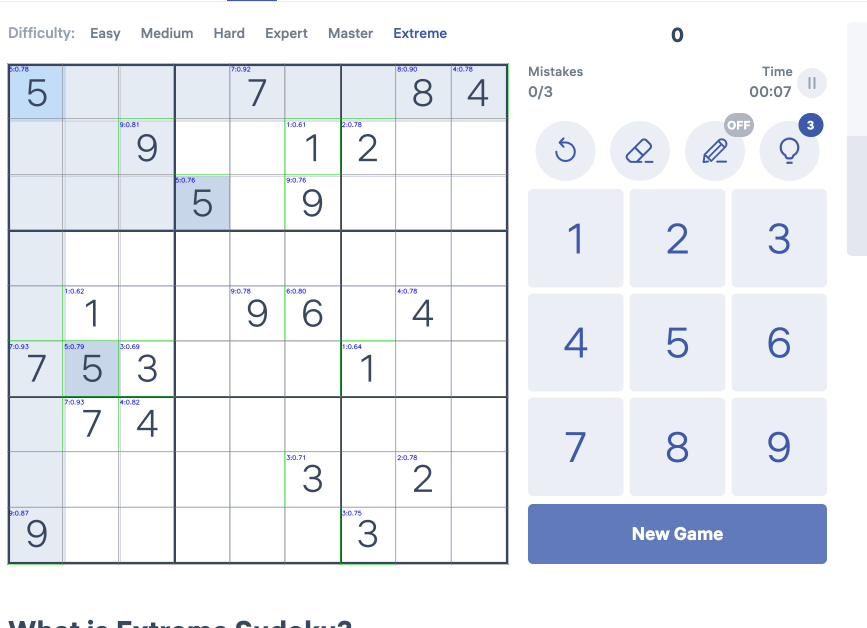
#> input picture debug.png, 1734 x 1256 px (shown at 1/2 size)
$ python -i tesseract.py   (imports and definitions only)
#> lines starting #> are read from the running program, lines starting #| are printed output that depends on the picture; after the words box and inside, x2 and y2 are one past the last pixel; in counts of white or black regions, pixels touching at a corner belong together
from __future__ import annotations

from functools import lru_cache
import shutil
import subprocess
import tempfile
from pathlib import Path
from typing import Dict, List, Optional, Tuple

import cv2
import numpy as np


EMPTY_INK_THRESHOLD = 0.012
MIN_CONFIDENCE = 28.0


# [26 lines left out: functions _has_tesseract, _resolve_tesseract_binary, not called in this run]


def _prepare_cell(cell_image: np.ndarray, adaptive: bool = False, crop_ratio: float = 0.08) -> np.ndarray:
#> called with adaptive = False, crop_ratio = 0.08
    gray = cv2.cvtColor(cell_image, cv2.COLOR_RGB2GRAY)
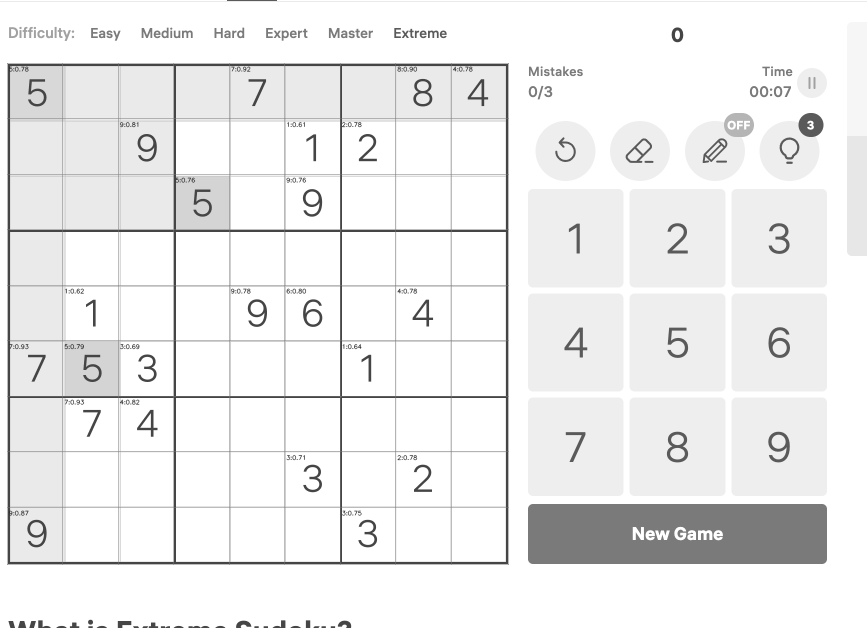
#> gray: shape (1256, 1734) (shown at 1/2 size); min 36, max 255, mean 237.3
    h, w = gray.shape
#> h = 1256; w = 1734
    py = max(0, int(h * crop_ratio))
#> py = 100
    px = max(0, int(w * crop_ratio))
#> px = 138
    roi = gray[py : h - py, px : w - px]
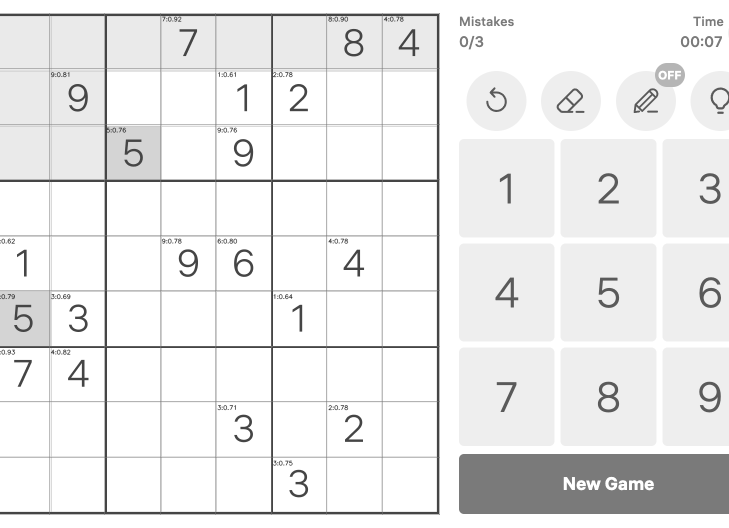
#> roi: shape (1056, 1458) (shown at 1/2 size); min 36, max 255, mean 235.3
    if roi.size == 0:
        roi = gray

    roi = cv2.GaussianBlur(roi, (3, 3), 0)
    if adaptive:
        block = 15 if min(roi.shape[:2]) >= 15 else 11
        if block % 2 == 0:
            block += 1
        bw = cv2.adaptiveThreshold(
            roi,
            255,
            cv2.ADAPTIVE_THRESH_GAUSSIAN_C,
            cv2.THRESH_BINARY_INV,
            block,
            2,
        )
    else:
        _, bw = cv2.threshold(roi, 0, 255, cv2.THRESH_BINARY_INV + cv2.THRESH_OTSU)
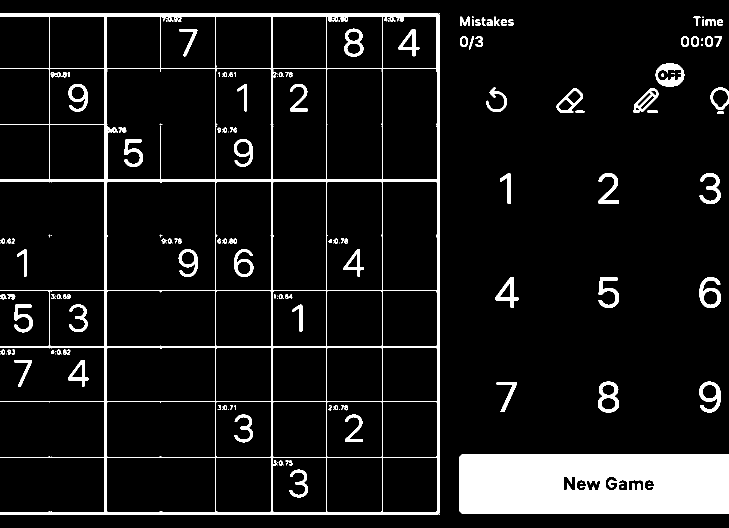
#> bw: shape (1056, 1458) (shown at 1/2 size); 8.7% white; 176 white regions (65 under 20 px), largest, box (x1, y1, x2, y2) and area: (918, 908, 1458, 1028) 62297, (0, 26, 880, 1030) 39959, (1311, 127, 1369, 173) 1387
    bw = cv2.morphologyEx(bw, cv2.MORPH_OPEN, np.ones((2, 2), dtype=np.uint8))
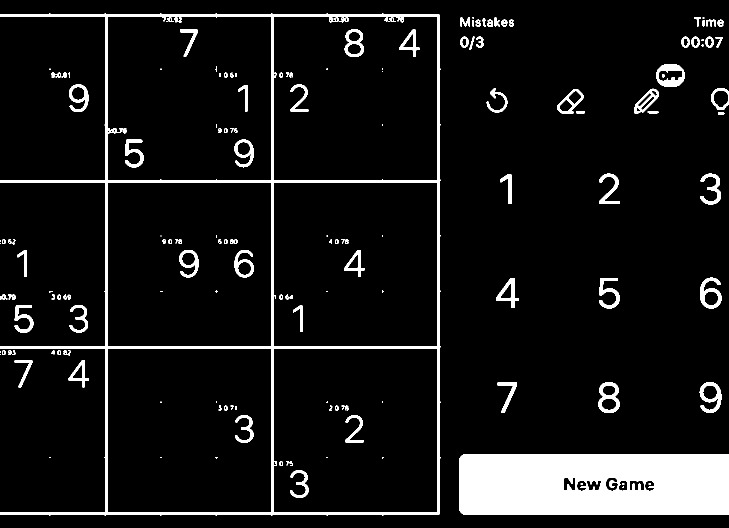
#> bw: shape (1056, 1458) (shown at 1/2 size); 8.2% white; 164 white regions (51 under 20 px), largest, box (x1, y1, x2, y2) and area: (919, 909, 1458, 1029) 62159, (0, 27, 881, 1031) 32601, (1312, 128, 1370, 174) 1373
    bw = cv2.morphologyEx(bw, cv2.MORPH_CLOSE, np.ones((2, 2), dtype=np.uint8))
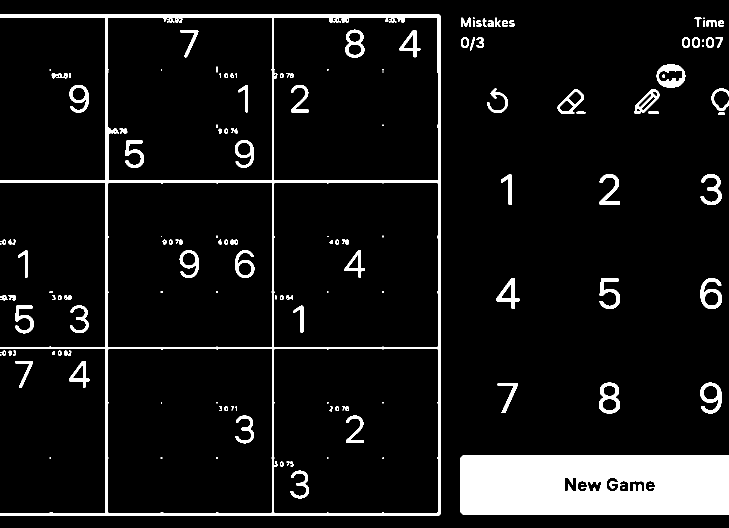
#> bw: shape (1056, 1458) (shown at 1/2 size); 8.3% white; 144 white regions (41 under 20 px), largest, box (x1, y1, x2, y2) and area: (920, 910, 1458, 1030) 62040, (0, 28, 882, 1032) 32704, (1313, 129, 1371, 175) 1373
    bw = cv2.resize(bw, (64, 64), interpolation=cv2.INTER_CUBIC)
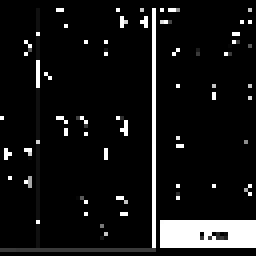
#> bw: shape (64, 64) (shown 4 times larger); min 0, max 255, mean 20.6
    return bw


def _is_empty(binary_cell: np.ndarray) -> bool:
    ink = float(np.count_nonzero(binary_cell)) / float(binary_cell.size)
    return ink < EMPTY_INK_THRESHOLD


# [283 lines left out: functions _best_digit_from_data, _collect_digit_scores_from_data, _best_digit_from_tsv, _collect_digit_scores_from_tsv, _read_with_tesseract_cli, _collect_scores_with_tesseract_cli and 2 more, not called in this run]

>>> import cv2
>>> picture = cv2.cvtColor(cv2.imread('../../debug.png'), cv2.COLOR_BGR2RGB)
>>> result = _prepare_cell(picture)
